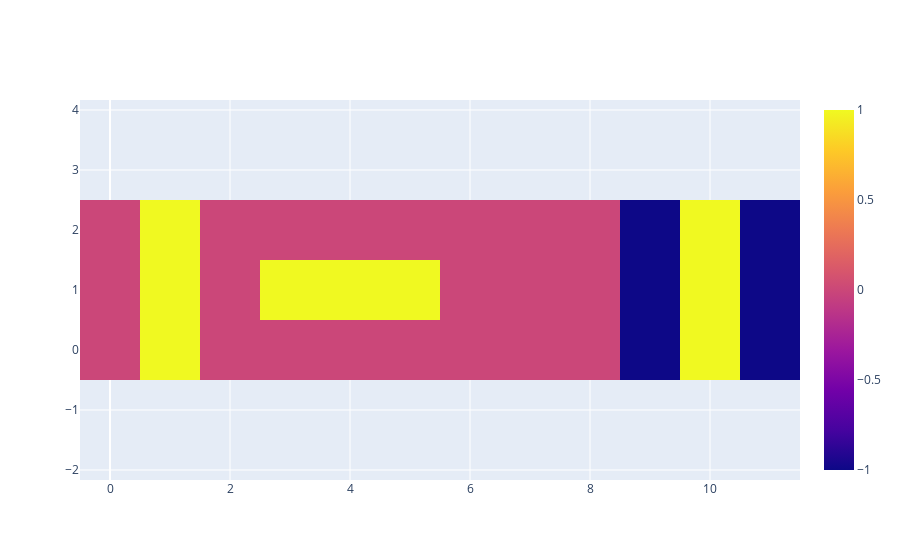

Notebook code for this chart:
### Code cell
pattern = torch.zeros(4, 1, 3, 3)
pattern[0, 0, :, 1] = 1
pattern[1, 0, 1, :] = 1
pattern[3, 0, :, [0, 2]] = -1
pattern[3, 0, :, 1] = 1
grid = torch.cat((pattern[0, 0], pattern[1, 0], pattern[2, 0], pattern[3, 0]), 1)
go.Figure(data=[go.Heatmap(z=grid)]).update_layout(yaxis_scaleanchor="x")
# print(grid)

### Figure 1 — Plotly figure (JSON) as saved in the notebook; plotly's stock layout.template omitted (floating-point values rounded to 4 significant figures)
{"data": [{"type": "heatmap", "z": [[0, 1, 0, 0, 0, 0, 0, 0, 0, -1, 1, -1], [0, 1, 0, 1, 1, 1, 0, 0, 0, -1, 1, -1], [0, 1, 0, 0, 0, 0, 0, 0, 0, -1, 1, -1]]}], "layout": {"yaxis": {"scaleanchor": "x"}}}
